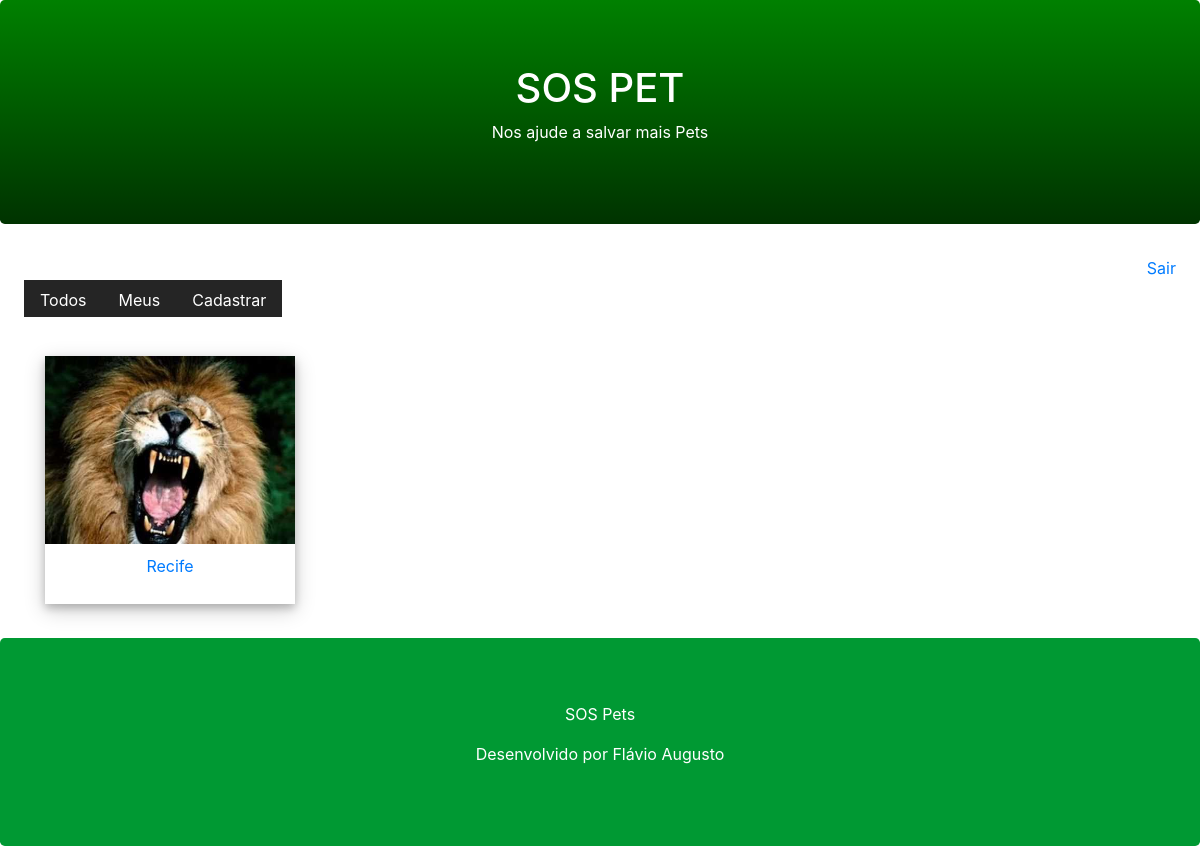
Before: /pet/all/ (signed in) with the older database file.
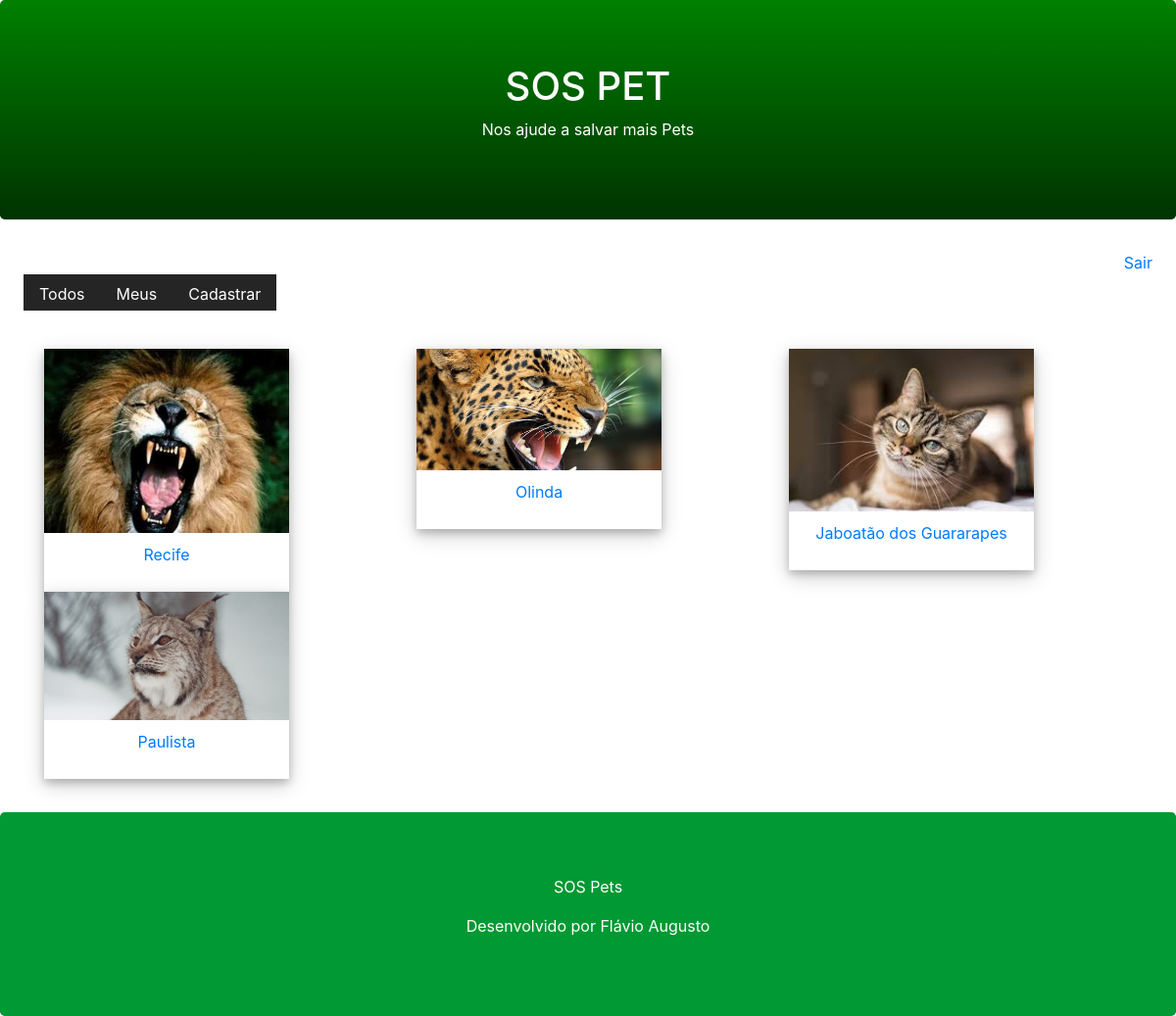
After: the same page with the newer database file.
### core/models.py (models this page shows, shortened)
class Pet(models.Model):
    cidade = models.CharField(max_length=100)
    descricao = models.TextField()
    fone = models.CharField(max_length=11)
    email = models.EmailField()
    data_registro = models.DateTimeField(auto_now_add=True)
    foto = models.ImageField(upload_to='pet')
    ativo = models.BooleanField(default=True)
    usuario = models.ForeignKey(User, on_delete=models.CASCADE)
    class Meta:
        db_table = 'pet'

### core/views.py (the view)
# urls.py: path('pet/all/', views.list_all_pets),
@login_required(login_url='/login/')
def list_all_pets(request):
    pet = Pet.objects.filter(ativo=True)
    return render(request, 'list.html', {'pet':pet})

### core/templates/list.html (shortened to what this page needs)
{% extends "model-page.html" %}
{% block content %}
    <div class="container mb-4">
        <div class="row">
            {% for p in pet %}
            <div class="col-sm-4">
                <a href="../detail/{{ p.id }}">
                    <div class="polaroid">
                        <img src="{{ p.foto.url }}" style="width:100%">
                        <div class="container">
                            <p>{{ p.cidade }}</p>
                        </div>
                    </div>
                </a>
            </div>
            {% endfor %}
        </div>
    </div>
{% endblock %}

### core/templates/model-page.html (shortened to what this page needs)
<!DOCTYPE html>
<html>
    <head>
        {% include "model-header.html" %}
    </head>
    <body>
        {% block content %} {% endblock %}
        {% include "model-footer.html" %}
    </body>
</html>

### core/templates/model-header.html (shortened to what this page needs)
<link rel="stylesheet" href="https://maxcdn.bootstrapcdn.com/bootstrap/4.5.0/css/bootstrap.min.css">
<div class="jumbotron header text-center">
    <h1>SOS PET</h1>
    <p>Nos ajude a salvar mais Pets</p>
</div>
<div class="text-right mr-4">
    <a href="/logout">Sair</a>
</div>
<div id="menu">
    <ul class="nav ml-4 mb-4">
        <li class="nav-item">
            <a class="nav-link" href="/pet/all/">Todos</a>
        </li>
        <li class="nav-item">
            <a class="nav-link" href="/pet/user/">Meus</a>
        </li>
        <li class="nav-item">
            <a class="nav-link" href="/pet/register/">Cadastrar</a>
        </li>
    </ul>
</div>

### core/templates/model-footer.html
<div class="jumbotron footer text-center" style="background-color: #009933;
                                                 color: white;
                                                 margin-bottom: 0">
    <p>SOS Pets</p>
    <p>Desenvolvido por Flávio Augusto</p>
</div>

### core/templates/list.html (style rules this page uses)
.polaroid { width: 250px; box-shadow: 0 4px 8px 0 rgba(0, 0, 0, 0.2), 0 6px 20px 0 rgba(0, 0, 0, 0.2); text-align: center; }
.container { padding: 10px; }

### core/templates/model-header.html (style rules this page uses)
#menu a { color: white; background-color: #252525; padding-bottom: 5px; margin-bottom: 5px; }
.jumbotron.header { background-color: green; color: white; background-image: linear-gradient(green, #003300); }

Changed rows visible on the page:
added Pet: foto (picture), cidade "Olinda"
added Pet: foto (picture), cidade "Jaboatão dos Guararapes"
added Pet: foto (picture), cidade "Paulista"
